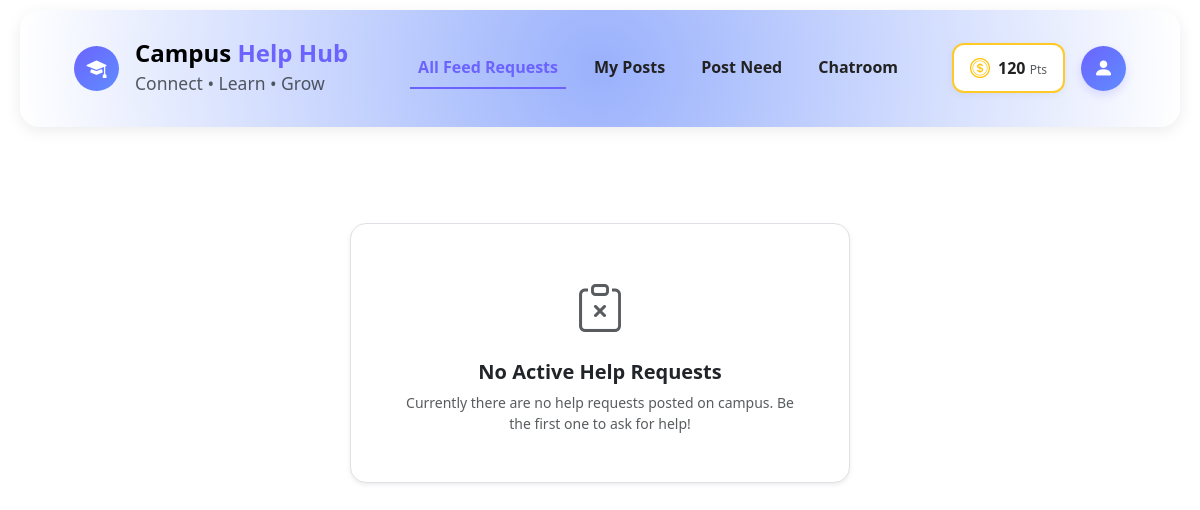
The page /dashboard/ (signed in) on the database as committed earlier.
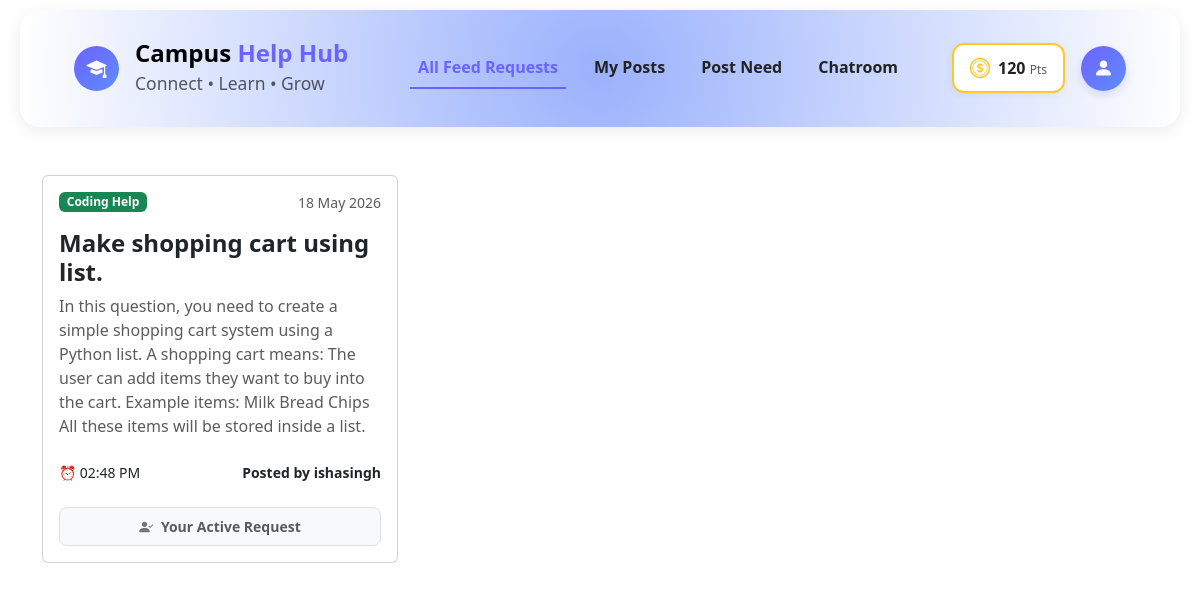
The same page on the database as committed later.
### CampusConnect/models.py (models this page shows, shortened)
class Post(models.Model):
    CATEGORY_CHOICES = [
        ('Notes', 'Notes Requirement'),
        ('Coding', 'Coding Doubt'),
        ('Assignment', 'Assignment Help'),
        ('Updates', 'Classroom Update'),
        ('Campus Queries', 'Campus Query / Enquiry'),
    ]
    student = models.ForeignKey('Student', on_delete=models.CASCADE, related_name='student_posts')
    title = models.CharField(max_length=255)
    category = models.CharField(max_length=50, choices=CATEGORY_CHOICES)
    description = models.TextField()
    created_at = models.DateTimeField(auto_now_add=True)

class Student(models.Model):
    ROLE_CHOICES = (
        ('USER', 'User'),
        ('STAFF', 'Staff'),
        ('ADMIN', 'Admin'),
    )
    full_name = models.CharField(max_length=100)
    email = models.EmailField(unique=True)
    username = models.CharField(max_length=50, unique=True)
    password = models.CharField(max_length=100)
    role = models.CharField(
        max_length=10,
        choices=ROLE_CHOICES,
        default='USER'
    )

### CampusConnect/views.py (the view)
# urls.py: path('dashboard/', views.dashboard, name='dashboard'),
def dashboard(request):
    if 'student_id' not in request.session:
        return redirect('login')
    logged_in_id = request.session['student_id']
    current_student = Student.objects.get(id=logged_in_id)
    all_posts = Post.objects.all().order_by('-created_at')
    context = {
        'student': current_student,
        'all_posts': all_posts  # Template loop ke liye data pass kiya
    }
    return render(request, 'dashboard.html', context)

### CampusConnect/templates/dashboard.html (shortened to what this page needs)
{% extends 'base.html' %}
{% block content %}
<div class="container mt-5">
    <div class="row g-4">
        {% for post in all_posts %}
        <div class="col-md-6 col-lg-4">
            <div class="card h-100">
                <div class="card-body">
                    <div class="d-flex justify-content-between align-items-center mb-3">
                        <span class="badge {% if post.category == 'Coding' %}bg-success{% elif post.category == 'Notes' %}bg-primary{% else %}bg-info text-dark{% endif %}">
                            {{ post.category }} Help
                        </span>
                        <small class="text-muted">
                            {{ post.created_at|date:"d M Y" }}
                        </small>
                    </div>
                    <h4 class="fw-bold">
                        {{ post.title }}
                    </h4>
                    <p class="text-muted">
                        {{ post.description }}
                    </p>
                    <div class="d-flex justify-content-between mt-4">
                        <small>
                            ⏰ {{ post.created_at|time:"h:i A" }}
                        </small>
                        <small class="fw-semibold">
                            Posted by {{ post.student.username }}
                        </small>
                    </div>
                    {% if post.student.id == request.session.student_id %}
                        <div class="text-center mt-4 p-2 bg-light rounded-3 text-muted fw-bold border" style="font-size: 14px;">
                            <i class="bi bi-person-check-fill text-secondary me-1"></i> Your Active Request
                        </div>
                    {% endif %}
                </div>
            </div>
        </div>
        {% empty %}
        <div class="col-12 text-center py-5">
            <div class="p-5 bg-white rounded-4 shadow-sm border" style="max-width: 500px; margin: 0 auto;">
                <i class="bi bi-clipboard-x text-muted mb-3" style="font-size: 3rem; display: block;"></i>
                <h5 class="fw-bold text-dark">No Active Help Requests</h5>
                <p class="text-muted small mb-0">Currently there are no help requests posted on campus. Be the first one to ask for help!</p>
            </div>
        </div>
        {% endfor %}
    </div>
</div>
{% endblock %}

### CampusConnect/templates/base.html (shortened to what this page needs)
{% load static %}
<!DOCTYPE html>
<html lang="en">
<head>
    <link rel="stylesheet" href="https://cdn.jsdelivr.net/npm/bootstrap@5.3.8/dist/css/bootstrap.min.css">
    <link rel="stylesheet" href="https://cdn.jsdelivr.net/npm/bootstrap-icons@1.11.3/font/bootstrap-icons.min.css">
</head>
<body>
    {% if student %}
    <nav class="navbar navbar-expand-lg navbar-light py-4">
        <div class="container-fluid px-lg-4">
            <a class="navbar-brand d-flex align-items-center" href="{% url 'dashboard' %}">
                <div class="logo-circle">
                    <i class="bi bi-mortarboard-fill"></i>
                </div>
                <div class="ms-3">
                    <h3 class="logo-title mb-0">Campus <span>Help Hub</span></h3>
                    <small class="text-muted">Connect • Learn • Grow</small>
                </div>
            </a>
            <ul class="navbar-nav mx-auto">
                <li class="nav-item">
                    <a class="nav-link active-link" href="{% url 'dashboard' %}">All Feed Requests</a>
                </li>
                <li class="nav-item"><a class="nav-link" href="{% url 'myposts' %}">My Posts</a></li>
                <li class="nav-item"><a class="nav-link" href="{% url 'post_need' %}">Post Need</a></li>
                <li class="nav-item"><a class="nav-link" href="#">Chatroom</a></li>
            </ul>
            <div class="d-flex align-items-center gap-3">
                <div class="coin-box" title="Total Points">
                    <i class="bi bi-coin text-warning me-2 fs-5"></i>
                    <span>120 <small class="text-muted fw-normal" style="font-size: 12px;">Pts</small></span>
                </div>
                <div class="dropdown">
                    <button class="profile-circle-btn" type="button" id="dashboardDropdown" data-bs-toggle="dropdown"
                        aria-expanded="false">
                        <i class="bi bi-person-fill"></i>
                    </button>
                </div>
            </div>
        </div>
    </nav>
    {% endif %}
    {% block content %}{% endblock %}
</body>
</html>

### CampusConnect/templates/base.html (style rules this page uses)
.navbar { background: #9ab1fc; background: radial-gradient(circle, rgba(154, 177, 252, 1) 0%, rgba(178, 196, 253, 1) 24%, rgba(255, 255, 255, 1) 100%); padding: 15px 30px; margin: 10px 20px; border-radius: 20px; box-shadow: 0 4px 15px rgba(0, 0, 0, 0.08); }
.logo-circle { width: 45px; height: 45px; border-radius: 50%; background: linear-gradient(135deg, #6c63ff, #5f8dff); display: flex; align-items: center; justify-content: center; color: white; font-size: 20px; }
.logo-title { font-size: 24px; font-weight: 800; }
.logo-title span { color: #6c63ff; }
.nav-link { color: #222 !important; font-weight: 600; margin: 0 10px; }
.active-link { color: #6c63ff !important; border-bottom: 2px solid #6c63ff; }
.coin-box { background: white; border: 2px solid #ffca28; border-radius: 12px; font-weight: 700; padding: 8px 16px; color: #222; display: flex; align-items: center; box-shadow: 0 2px 8px rgba(0, 0, 0, 0.05); }
.profile-circle-btn { width: 45px; height: 45px; border-radius: 50%; background: linear-gradient(135deg, #6c63ff, #5f8dff); display: flex; align-items: center; justify-content: center; color: white; font-size: 20px; border: none; box-shadow: 0 4px 10px rgba(108, 99, 255, 0.2); }

Rows that differ between the two databases and show on the page:
added Post: category "Coding", created_at "18 May 2026", title "Make shopping cart using list.", description "In this question, you need to create a simple shopping cart system using a Python list. A shopping cart means: The user can add items they want to buy into the cart. Example items: Milk Bread Chips All these items will be stored inside a list.", created_at "02:48 PM", student.username "ishasingh", shows "Your Active Request"
Other text that changed with them:
text no longer shown: "No Active Help Requests Currently there are no help requests posted on campus. Be the first one to ask for help!"
